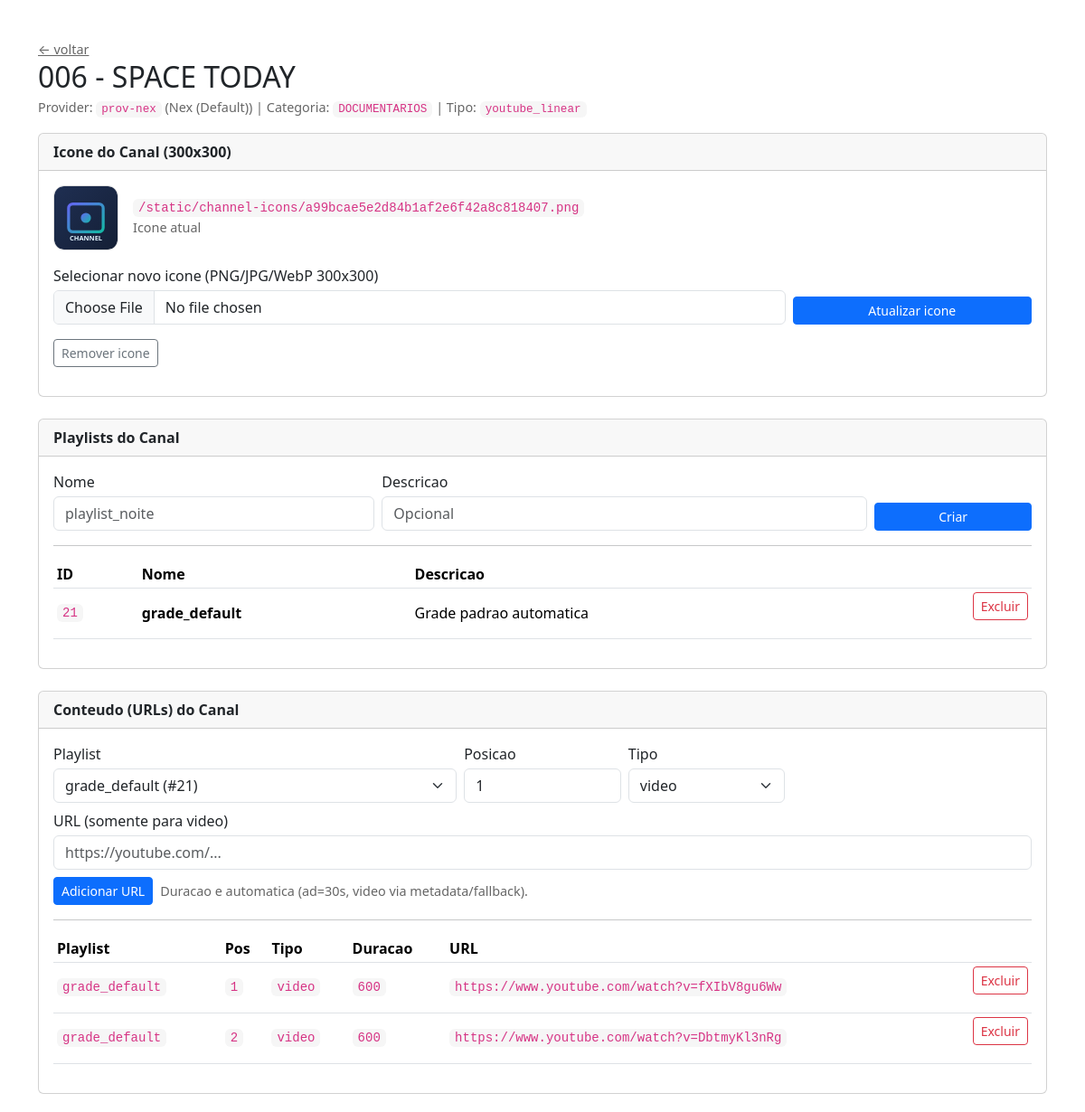
The page /admin/channels/13 (signed in) on the database its author committed.
### tables this page shows
CREATE TABLE channels (
            id INTEGER PRIMARY KEY AUTOINCREMENT,
            channel_number TEXT NOT NULL,
            name TEXT NOT NULL,
            category TEXT NOT NULL,
            provider_id TEXT NOT NULL,
            source_url TEXT NOT NULL,
            kind TEXT NOT NULL DEFAULT 'auto',
            schedule_start TEXT,
            is_active INTEGER NOT NULL DEFAULT 1,
            sort_order INTEGER NOT NULL DEFAULT 100,
            created_at TEXT NOT NULL DEFAULT (datetime('now')), icon_url TEXT DEFAULT '',
            FOREIGN KEY(provider_id) REFERENCES providers(provider_id) ON DELETE CASCADE,
            UNIQUE(provider_id, channel_number)
        );

CREATE TABLE providers (
        provider_id TEXT PRIMARY KEY,
        name TEXT NOT NULL,
        description TEXT DEFAULT ''
    );

CREATE TABLE playlists (
        id INTEGER PRIMARY KEY AUTOINCREMENT,
        channel_id INTEGER NOT NULL,
        name TEXT NOT NULL,
        description TEXT DEFAULT '',
        is_active INTEGER NOT NULL DEFAULT 1,
        created_at TEXT NOT NULL DEFAULT (datetime('now')),
        FOREIGN KEY(channel_id) REFERENCES channels(id) ON DELETE CASCADE,
        UNIQUE(channel_id, name)
    );

CREATE TABLE playlist_items (
        id INTEGER PRIMARY KEY AUTOINCREMENT,
        playlist_id INTEGER NOT NULL,
        position INTEGER NOT NULL,
        type TEXT NOT NULL,
        url TEXT,
        duration INTEGER NOT NULL,
        FOREIGN KEY(playlist_id) REFERENCES playlists(id) ON DELETE CASCADE
    );

### app/main.py (the view)
@app.get("/admin/channels/{channel_id}", response_class=HTMLResponse)
def channel_detail(channel_id: int, request: Request):
    channel = fetch_one(
        """SELECT c.*, p.name AS provider_name
           FROM channels c
           JOIN providers p ON p.provider_id = c.provider_id
           WHERE c.id=?""",
        (channel_id,),
    )
    if not channel:
        return RedirectResponse("/", status_code=303)
    playlists = fetch_all(
        """SELECT id, channel_id, name, description, is_active, created_at
           FROM playlists
           WHERE channel_id=?
           ORDER BY id""",
        (channel_id,),
    )
    playlist_items = fetch_all(
        """SELECT pi.id, pi.playlist_id, p.name AS playlist_name, pi.position, pi.type, pi.url, pi.duration
           FROM playlist_items pi
           JOIN playlists p ON p.id = pi.playlist_id
           WHERE p.channel_id=?
           ORDER BY p.id, pi.position""",
        (channel_id,),
    )
    return templates.TemplateResponse(
        "channel_detail.html",
        {
            "request": request,
            "channel": channel,
            "playlists": playlists,
            "playlist_items": playlist_items,
        },
    )

### app/templates/channel_detail.html (shortened to what this page needs)
﻿<!doctype html>
<html>
<head>
  <link rel="stylesheet" href="https://cdn.jsdelivr.net/npm/bootstrap@5.3.3/dist/css/bootstrap.min.css">
</head>
<body>
<div class="container">
  <div class="d-flex justify-content-between align-items-center mb-3">
    <div>
      <a href="/" class="small-muted">&larr; voltar</a>
      <h2 class="mb-1">{{ channel.channel_number }} - {{ channel.name }}</h2>
      <div class="small-muted">
        Provider: <code>{{ channel.provider_id }}</code> ({{ channel.provider_name }}) |
        Categoria: <code>{{ channel.category }}</code> |
        Tipo: <code>{{ channel.kind }}</code>
      </div>
    </div>
  </div>
  <div class="card mb-4">
    <div class="card-header"><b>Icone do Canal (300x300)</b></div>
    <div class="card-body">
      <div class="d-flex align-items-center gap-3 mb-3">
        {% if channel.icon_url %}
          <img src="{{ channel.icon_url }}" alt="Icone {{ channel.name }}" style="width:72px;height:72px;border-radius:12px;object-fit:cover;border:1px solid #ddd;" onerror="this.onerror=null;this.src='/static/channel-icons/default-channel.svg';">
          <div>
            <div><code>{{ channel.icon_url }}</code></div>
            <div class="small-muted">Icone atual</div>
          </div>
        {% else %}
          <div class="small-muted">Sem icone configurado.</div>
        {% endif %}
      </div>
      <form class="row g-2" method="post" action="/admin/channels/icon/update" enctype="multipart/form-data">
        <div class="col-md-9">
          <label class="form-label mb-1">Selecionar novo icone (PNG/JPG/WebP 300x300)</label>
          <input class="form-control" type="file" name="icon_file" accept="image/png,image/jpeg,image/webp" required>
        </div>
        <div class="col-md-3 d-flex align-items-end">
          <button class="btn btn-primary btn-sm w-100">Atualizar icone</button>
        </div>
      </form>
      {% if channel.icon_url %}
      <form class="mt-3" method="post" action="/admin/channels/icon/clear" onsubmit="return confirm('Remover icone deste canal?');">
        <button class="btn btn-outline-secondary btn-sm">Remover icone</button>
      </form>
      {% endif %}
    </div>
  </div>
  <div class="card mb-4">
    <div class="card-header"><b>Playlists do Canal</b></div>
    <div class="card-body">
      <form class="row g-2" method="post" action="/admin/playlists/create">
        <div class="col-md-4">
          <label class="form-label mb-1">Nome</label>
          <input class="form-control" name="name" placeholder="playlist_noite" required>
        </div>
        <div class="col-md-6">
          <label class="form-label mb-1">Descricao</label>
          <input class="form-control" name="description" placeholder="Opcional">
        </div>
        <div class="col-md-2 d-flex align-items-end">
          <button class="btn btn-primary btn-sm w-100">Criar</button>
        </div>
      </form>
      <hr>
      <table class="table table-sm align-middle">
        <thead><tr><th>ID</th><th>Nome</th><th>Descricao</th><th></th></tr></thead>
        <tbody>
          {% for pl in playlists %}
            <tr>
              <td><code>{{ pl.id }}</code></td>
              <td><b>{{ pl.name }}</b></td>
              <td>{{ pl.description or "" }}</td>
              <td class="text-end">
                <form method="post" action="/admin/playlists/delete" onsubmit="return confirm('Excluir playlist {{pl.name}}?');">
                  <button class="btn btn-outline-danger btn-sm">Excluir</button>
                </form>
              </td>
            </tr>
          {% endfor %}
        </tbody>
      </table>
    </div>
  </div>
  <div class="card">
    <div class="card-header"><b>Conteudo (URLs) do Canal</b></div>
    <div class="card-body">
      <form class="row g-2" method="post" action="/admin/channel-items/create">
        <div class="col-md-5">
          <label class="form-label mb-1">Playlist</label>
          <select class="form-select" name="playlist_id" required>
            {% for pl in playlists %}
              <option value="{{pl.id}}">{{ pl.name }} (#{{ pl.id }})</option>
            {% endfor %}
          </select>
        </div>
        <div class="col-md-2">
          <label class="form-label mb-1">Posicao</label>
          <input class="form-control" name="position" type="number" value="1" required>
        </div>
        <div class="col-md-2">
          <label class="form-label mb-1">Tipo</label>
          <select class="form-select" name="type">
            <option value="video">video</option>
          </select>
        </div>
        <div class="col-md-12">
          <label class="form-label mb-1">URL (somente para video)</label>
          <input class="form-control" name="url" placeholder="https://youtube.com/...">
        </div>
        <div class="col-12 d-flex gap-2 align-items-center">
          <button class="btn btn-primary btn-sm">Adicionar URL</button>
          <span class="small-muted">Duracao e automatica (ad=30s, video via metadata/fallback).</span>
        </div>
      </form>
      <hr>
      <table class="table table-sm align-middle">
        <thead><tr><th>Playlist</th><th>Pos</th><th>Tipo</th><th>Duracao</th><th>URL</th><th></th></tr></thead>
        <tbody>
          {% for it in playlist_items %}
            <tr>
              <td><code>{{ it.playlist_name }}</code></td>
              <td><code>{{ it.position }}</code></td>
              <td><code>{{ it.type }}</code></td>
              <td><code>{{ it.duration }}</code></td>
              <td style="max-width: 420px; overflow:hidden; text-overflow: ellipsis; white-space: nowrap;"><code>{{ it.url or '' }}</code></td>
              <td class="text-end">
                <form method="post" action="/admin/channel-items/delete" onsubmit="return confirm('Excluir item {{it.id}}?');">
                  <button class="btn btn-outline-danger btn-sm">Excluir</button>
                </form>
              </td>
            </tr>
          {% endfor %}
        </tbody>
      </table>
    </div>
  </div>
</div>
</body>
</html>

### app/templates/channel_detail.html (style rules this page uses)
body { padding: 20px; }
code { background: #f6f6f6; padding: 2px 6px; border-radius: 6px; }
.small-muted { color: #666; font-size: .9rem; }

### rows shown on the page
channels: channel_number "006", name "SPACE TODAY", provider_id "prov-nex", category "DOCUMENTARIOS", kind "youtube_linear", icon_url "/static/channel-icons/a99bcae5e2d84b1af2e6f42a8c818407.png"
providers: provider_name "Nex (Default)"
playlists: id "21", name "grade_default", description "Grade padrao automatica"
playlist_items: playlist_name "grade_default", position "1", type "video", duration "600", url "https://www.youtube.com/watch?v=fXIbV8gu6Ww"
playlist_items: playlist_name "grade_default", position "2", type "video", duration "600", url "https://www.youtube.com/watch?v=DbtmyKl3nRg"

### other values the page prints
form field playlist_id "grade_default (#21)"
